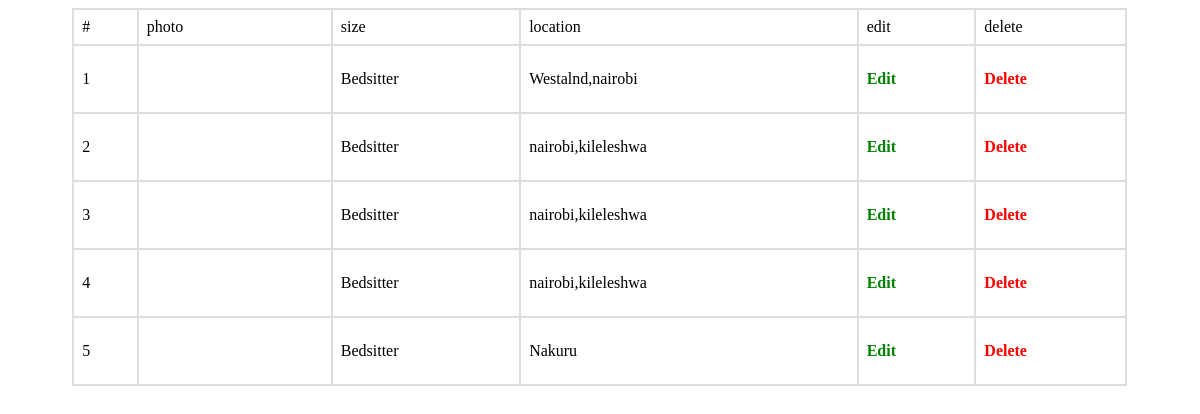
Page /developer_properties (signed in) on the earlier database version.
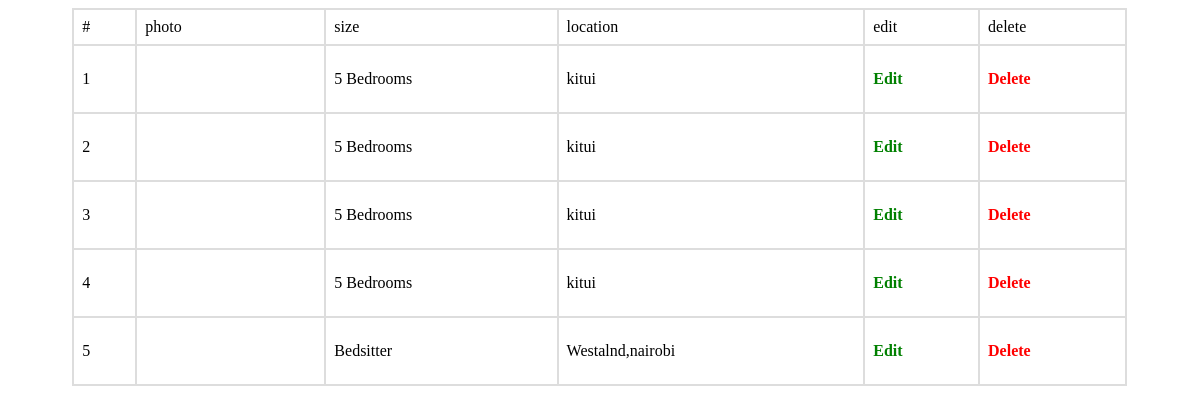
Same page on the later database version.
### app/models.py (models this page shows, shortened)
class Property_for_renting(models.Model):
    owner = models.ForeignKey(Profile,on_delete=models.CASCADE)
    apartment_name = models.CharField( max_length=500,null=True)
    size_choices=(
        ('single room' , 'single room'),
        ('Double room' , 'Double room'),
        ('Bedsitter' , 'Bedsitter'),
        ('1 Bedroom' , '1 Bedroom'),
        ('2 Bedrooms' , '2 Bedrooms'),
        ('3 Bedrooms' , '3 Bedrooms'),
        ('4 Bedrooms' , '4 Bedrooms'),
        ('5 Bedrooms' , '5 Bedrooms'),
        ('Above 5 Bedrooms' , 'Above 5 Bedrooms'),
    )
    size = models.CharField(choices=size_choices , max_length=50)
    features= models.TextField()
    location = models.CharField(max_length=1000)
    pin_location = models.CharField(null=True,blank=True,max_length=1000)
    main_image = models.ImageField(upload_to='images/' ,null=True)
    video = models.FileField(upload_to='videos/',blank=True, null=True)
    price = models.IntegerField()
    deposit = models.IntegerField(null=True,default=0)
    water_fee = models.IntegerField(null=True,default=0)
    garbage_fee = models.IntegerField(null=True,default=0)
    landlord_contact = models.CharField(max_length=20,null=True)
    caretaker_contact = models.CharField(max_length=20,blank=True,null=True)
    agent_name =  models.CharField(max_length=2000,blank=True,null=True)
    agent_contact =  models.CharField(max_length=20,blank=True,null=True)
    id_photo_front = models.ImageField(upload_to='images/' ,null=True)
    id_photo_back = models.ImageField(upload_to='images/' ,null=True)
    posted = models.DateTimeField(auto_now=True)
    is_available = models.BooleanField(default=True)

### app/views.py (the view)
# urls.py: path('developer_properties',views.developer_properties,name='developer_properties'),
def developer_properties(request):
    user = request.user
    developer = Profile.objects.get(email=user.username)
    properties_for_renting = Property_for_renting.objects.filter(owner=developer)
    properties_on_sale = Property_on_sale.objects.filter(owner=developer)
    properties = list(properties_for_renting) + list(properties_on_sale)
    return render(request,'developer-property.html',{'properties':properties,'properties_for_renting':properties_for_renting,'properties_on_sale':properties_on_sale})

### templates/developer-property.html (shortened to what this page needs)
{% load static %}
<!DOCTYPE html>
<html lang="en">
<head>
    <link rel="stylesheet" href="{% static 'developer-properties.css' %}">
</head>
<body>
<div class="main-container">
    <table>
        <thead>
            <tr>
                <td>#</td>
                <td>photo</td>
                <td>size</td>
                <td>location</td>
                <td>edit</td>
                <td>delete</td>
            </tr>
        </thead>
        <tbody>
            {% for property in properties reversed %}
            <tr>
                <td>{{forloop.counter}}</td>
                <td>
                    <div class="image">
                    </div>
                </td>
                <td>{{property.size}}  {{property.property_type}}</td>
                <td>{{property.location}}</td>
                <td>
                    {% if property in properties_on_sale %}
                    <a class="edit" href="edit_property/{{property.id}}">Edit</a>
                    {% elif property in properties_for_renting %}
                    <a class="edit" href="edit_rental/{{property.id}}">Edit</a>
                    {% endif %}
                </td>
                <td>
                    {% if property in properties_on_sale %}
                    <a class="delete" href="#" data-property-type="sale" data-property-id="{{property.id}}">Delete</a>
                    {% elif property in properties_for_renting %}
                    <a class="delete" href="#" data-property-type="rent" data-property-id="{{property.id}}">Delete</a>
                    {% endif %}
                </td>
            </tr>
            {% endfor %}
        </tbody>
    </table>
</div>
</body>
</html>

### static/developer-properties.css (style rules this page uses)
.main-container { width: 90%; margin-left: auto; margin-right: auto; }
table { border-collapse: collapse; width: 99%; border: 1px solid #ec8080; color: black; background-color: white; margin-left: 5px; }
th, td { text-align: left; padding: 8px; border: 2px solid #ddd; }
.image { width: 60px; height: 50px; background-color: white; overflow: hidden; }
a { text-decoration: none; }
.edit { color: green; font-weight: bold; }
.delete { color: red; font-weight: bold; }

Differences in the rows shown:
removed Property_for_renting: size "Bedsitter", location "nairobi,kileleshwa"
removed Property_for_renting: size "Bedsitter", location "nairobi,kileleshwa"
removed Property_for_renting: size "Bedsitter", location "nairobi,kileleshwa"
removed Property_for_renting: size "Bedsitter", location "Nakuru"
added Property_for_renting: size "5 Bedrooms", location "kitui"
added Property_for_renting: size "5 Bedrooms", location "kitui"
added Property_for_renting: size "5 Bedrooms", location "kitui"
added Property_for_renting: size "5 Bedrooms", location "kitui"
